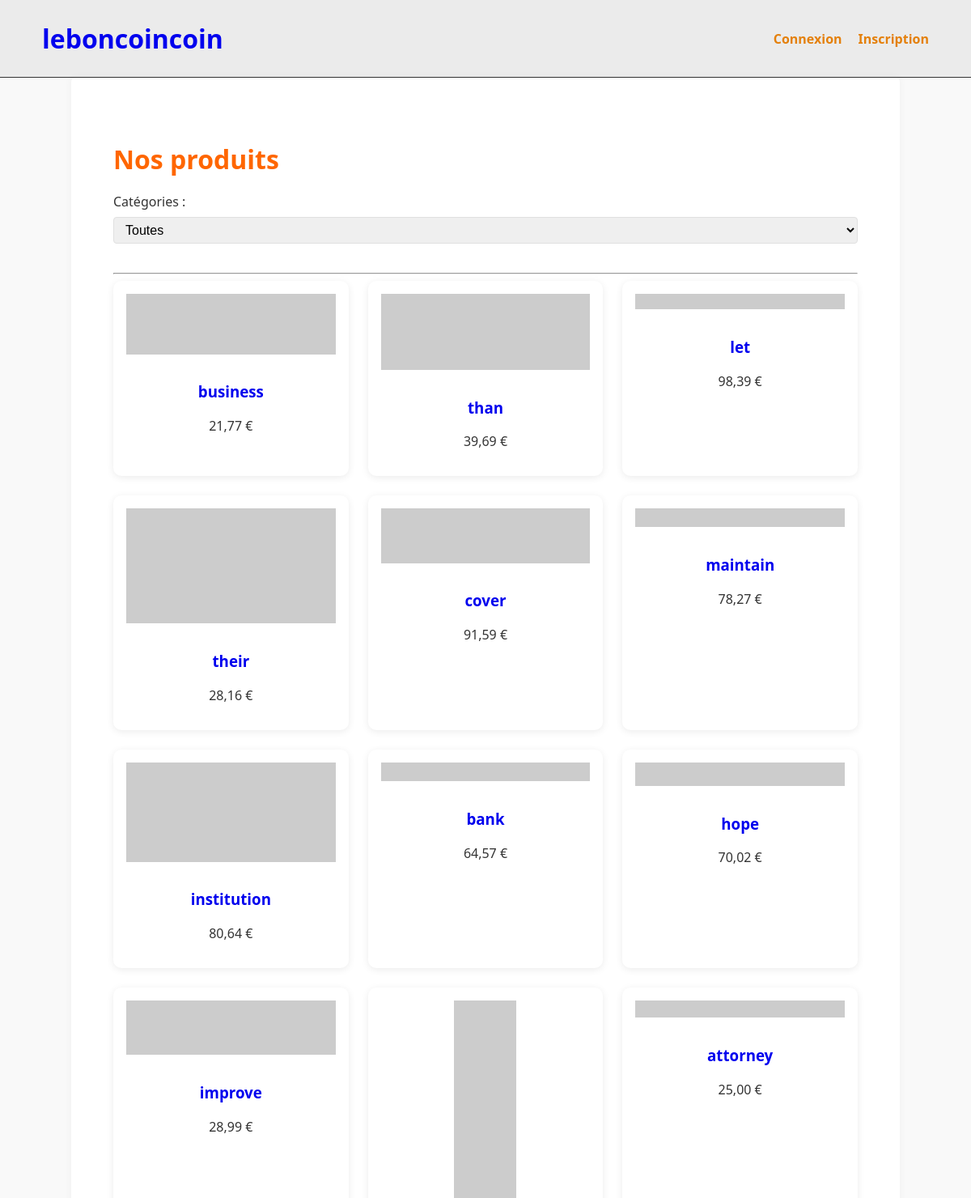
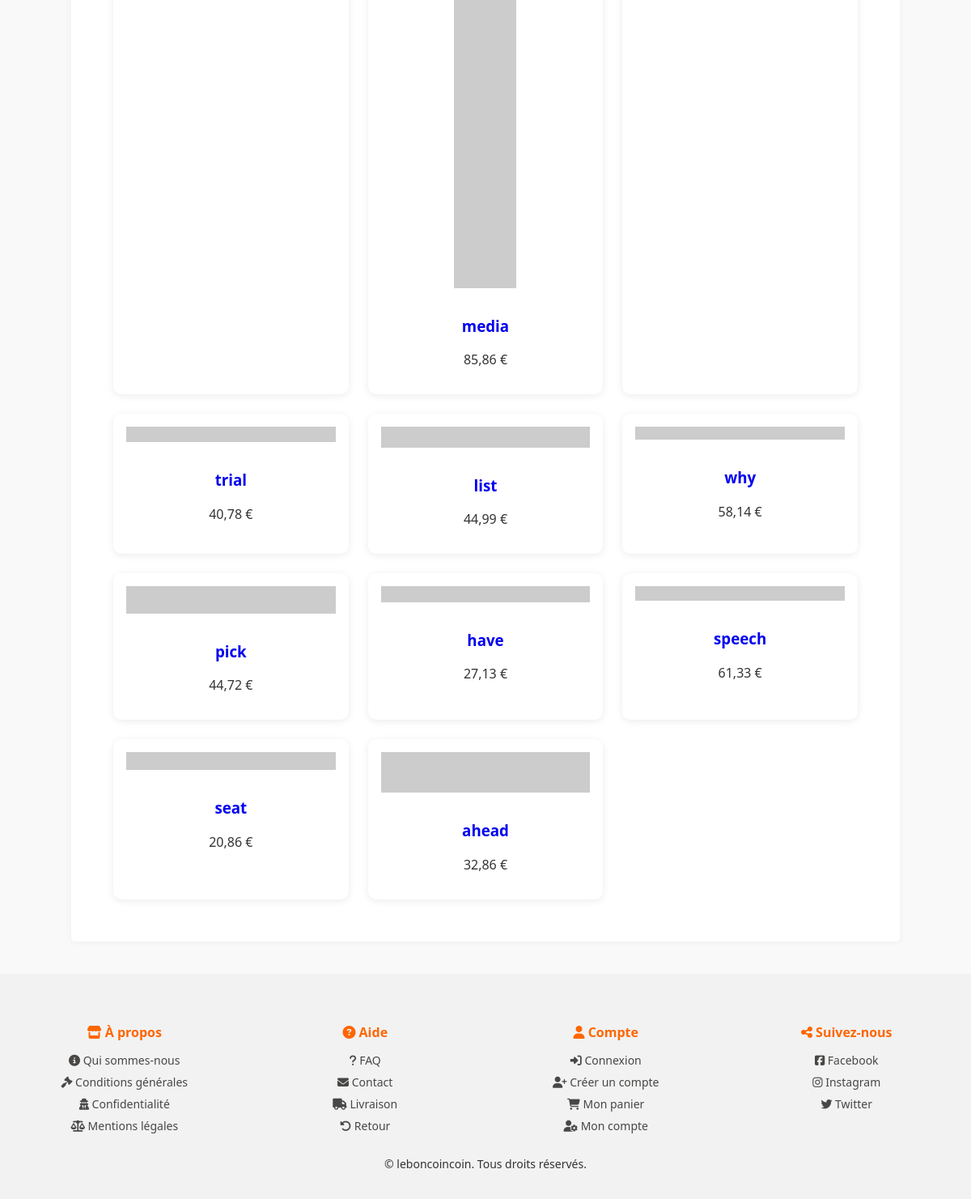
The page / on the database its author committed (2 pictures, top to bottom).
### shop/models.py (models this page shows, shortened)
class Product(models.Model):
    title = models.CharField(max_length=200)
    description = models.TextField()
    price = models.DecimalField(max_digits=8, decimal_places=2)
    image = models.URLField(blank=True, null=True)  # Image en URL
    category = models.ForeignKey(Category, on_delete=models.CASCADE)
    stock = models.PositiveIntegerField(default=0)
    created_at = models.DateTimeField(auto_now_add=True)

### shop/views.py (the view)
# urls.py: path('', ProductListView.as_view(), name='home'),
class ProductListView(ListView):
    model = Product
    template_name = 'produits/product_list.html'
    context_object_name = 'produits'
    paginate_by = 20
    def get_queryset(self):
        qs = Product.objects.all()
        cat_id = self.request.GET.get('category')
        if cat_id:
            qs = qs.filter(category_id=cat_id)
        return qs
    def get_context_data(self, **kwargs):
        context = super().get_context_data(**kwargs)
        selected = self.request.GET.get('category')  # en str
        context['selected_category'] = selected
        context['categories'] = Category.objects.all()
        if self.request.user.is_authenticated:
            context['has_unread_notifications'] = Notification.objects.filter(
                user=self.request.user, is_read=False
            ).exists()
        return context

### templates/produits/product_list.html (shortened to what this page needs)
{% extends "base.html" %}
{% load static %}
{% block content %}
<div class="container">
    <h2 class="page-title">Nos produits</h2>
    <form method="get" class="filter-form">
        <label for="category">Catégories :</label>
        <select name="category" onchange="this.form.submit()">
            <option value="">Toutes</option>
        </select>
    </form>
    <hr>
    {% if produits %}
    <div class="product-grid">
        {% for p in produits %}
        <div class="product-card">
            <img src="{{ p.image }}" alt="{{ p.title }}">
            <h3><a href="{% url 'product_detail' p.pk %}">{{ p.title }}</a></h3>
            <p>{{ p.price }} €</p>
        </div>
        {% endfor %}
    </div>
    {% else %}
    <p>Aucun produit disponible.</p>
    {% endif %}
</div>
{% endblock %}

### static/css/style.css (style rules this page uses)
:root { --primary-color: #ff6f00; --secondary-color: #fff3e0; --text-color: #333; --border-color: #e0e0e0; --bg-color: #f9f9f9; }
html, body { height: 100%; margin: 0; padding: 0; }
body { display: flex; flex-direction: column; min-height: 100vh; font-family: 'Segoe UI', Tahoma, sans-serif; background-color: var(--bg-color); color: var(--text-color); margin: 0; padding: 0; }
a { text-decoration: none; }
h1, h2, h3 { color: var(--primary-color); }
input, select, textarea { width: 100%; padding: 0.5em; margin-top: 0.5em; margin-bottom: 1em; border: 1px solid var(--border-color); border-radius: 4px; }
.container { max-width: 1200px; margin: auto; padding: 20px; }
.page-title { color: #ff6600; font-size: 2rem; margin-bottom: 20px; }
.filter-form { margin-bottom: 20px; }
.filter-form select { padding: 6px 10px; font-size: 1rem; }
.product-grid { display: grid; grid-template-columns: repeat(3, 1fr); gap: 1.5rem; }
.product-card { background: white; border-radius: 10px; box-shadow: 0 2px 10px rgba(0, 0, 0, 0.08); padding: 1rem; text-align: center; overflow: hidden; }
.product-card img { max-width: 100%; height: auto; margin-bottom: 10px; }

### rows shown on the page
Product: title "business", price "21,77"
Product: title "than", price "39,69"
Product: title "let", price "98,39"
Product: title "their", price "28,16"
Product: title "cover", price "91,59"
Product: title "maintain", price "78,27"
Product: title "institution", price "80,64"
Product: title "bank", price "64,57"
Product: title "hope", price "70,02"
Product: title "improve", price "28,99"
Product: title "media", price "85,86"
Product: title "attorney", price "25,00"
Product: title "trial", price "40,78"
Product: title "list", price "44,99"
Product: title "why", price "58,14"
Product: title "pick", price "44,72"
Product: title "have", price "27,13"
Product: title "speech", price "61,33"
Product: title "seat", price "20,86"
Product: title "ahead", price "32,86"
